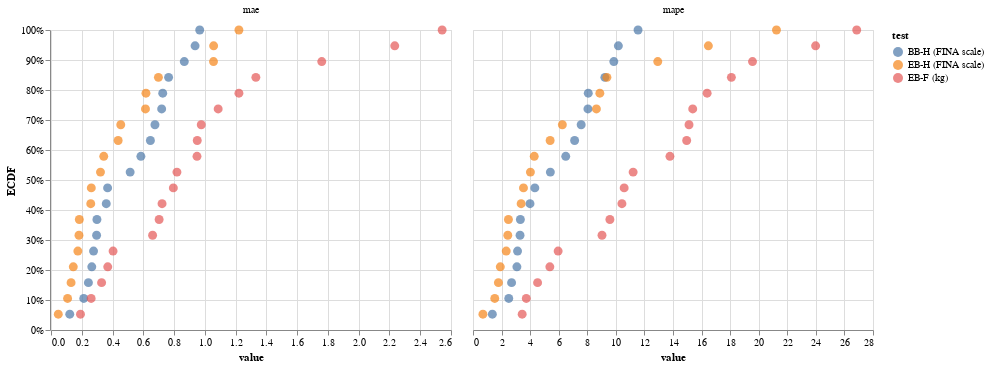

The notebook cell this image was saved under:
### Code cell
alt.Chart().mark_circle(size=80).encode(
    alt.X("value"),
    alt.Y("ECDF", axis=alt.Axis(format="%")),
    alt.Color("test", sort=test_cols_order),
).facet(data=ecdf, column=alt.Column("variable", title=None)).resolve_scale(
    x="independent"
)

### Figure 1 — Vega-Lite specification as saved in the notebook (floating-point values rounded to 4 significant figures)
{"$schema": "https://vega.github.io/schema/vega-lite/v2.6.0.json", "config": {"view": {"height": 300, "width": 400}}, "data": {"name": "data-66be02fa6e31d41daba305e402c51c97"}, "datasets": {"data-66be02fa6e31d41daba305e402c51c97": [{"ECDF": 0.05263, "test": "BB-H (FINA scale)", "value": 0.1219, "variable": "mae"}, {"ECDF": 0.1579, "test": "BB-H (FINA scale)", "value": 0.243, "variable": "mae"}, {"ECDF": 0.4211, "test": "BB-H (FINA scale)", "value": 0.3591, "variable": "mae"}, {"ECDF": 0.3158, "test": "BB-H (FINA scale)", "value": 0.2964, "variable": "mae"}, {"ECDF": 0.7368, "test": "BB-H (FINA scale)", "value": 0.7194, "variable": "mae"}, {"ECDF": 0.2632, "test": "BB-H (FINA scale)", "value": 0.2766, "variable": "mae"}, {"ECDF": 0.8947, "test": "BB-H (FINA scale)", "value": 0.8664, "variable": "mae"}, {"ECDF": 0.5789, "test": "BB-H (FINA scale)", "value": 0.5843, "variable": "mae"}, {"ECDF": 0.1053, "test": "BB-H (FINA scale)", "value": 0.2129, "variable": "mae"}, {"ECDF": 0.9474, "test": "BB-H (FINA scale)", "value": 0.9365, "variable": "mae"}, {"ECDF": 0.8421, "test": "BB-H (FINA scale)", "value": 0.7643, "variable": "mae"}, {"ECDF": 0.6316, "test": "BB-H (FINA scale)", "value": 0.6461, "variable": "mae"}, {"ECDF": 0.6842, "test": "BB-H (FINA scale)", "value": 0.6757, "variable": "mae"}, {"ECDF": 0.5263, "test": "BB-H (FINA scale)", "value": 0.5145, "variable": "mae"}, {"ECDF": 0.4737, "test": "BB-H (FINA scale)", "value": 0.3678, "variable": "mae"}, {"ECDF": 0.3684, "test": "BB-H (FINA scale)", "value": 0.2984, "variable": "mae"}, {"ECDF": 0.2105, "test": "BB-H (FINA scale)", "value": 0.2651, "variable": "mae"}, {"ECDF": 0.7895, "test": "BB-H (FINA scale)", "value": 0.7262, "variable": "mae"}, {"ECDF": 1, "test": "BB-H (FINA scale)", "value": 0.9667, "variable": "mae"}, {"ECDF": 0.1579, "test": "EB-H (FINA scale)", "value": 0.1305, "variable": "mae"}, {"ECDF": 0.3684, "test": "EB-H (FINA scale)", "value": 0.1841, "variable": "mae"}, {"ECDF": 0.4211, "test": "EB-H (FINA scale)", "value": 0.2583, "variable": "mae"}, {"ECDF": 0.5263, "test": "EB-H (FINA scale)", "value": 0.3216, "variable": "mae"}, {"ECDF": 0.6316, "test": "EB-H (FINA scale)", "value": 0.4365, "variable": "mae"}, {"ECDF": 0.4737, "test": "EB-H (FINA scale)", "value": 0.262, "variable": "mae"}, {"ECDF": 0.2632, "test": "EB-H (FINA scale)", "value": 0.1745, "variable": "mae"}, {"ECDF": 1, "test": "EB-H (FINA scale)", "value": 1.221, "variable": "mae"}, {"ECDF": 0.7368, "test": "EB-H (FINA scale)", "value": 0.6141, "variable": "mae"}, {"ECDF": 0.6842, "test": "EB-H (FINA scale)", "value": 0.4534, "variable": "mae"}, {"ECDF": 0.7895, "test": "EB-H (FINA scale)", "value": 0.6171, "variable": "mae"}, {"ECDF": 0.8421, "test": "EB-H (FINA scale)", "value": 0.6982, "variable": "mae"}, {"ECDF": 0.2105, "test": "EB-H (FINA scale)", "value": 0.1449, "variable": "mae"}, {"ECDF": 0.5789, "test": "EB-H (FINA scale)", "value": 0.3429, "variable": "mae"}, {"ECDF": 0.05263, "test": "EB-H (FINA scale)", "value": 0.04743, "variable": "mae"}, {"ECDF": 0.3158, "test": "EB-H (FINA scale)", "value": 0.1818, "variable": "mae"}, {"ECDF": 0.9474, "test": "EB-H (FINA scale)", "value": 1.057, "variable": "mae"}, {"ECDF": 0.1053, "test": "EB-H (FINA scale)", "value": 0.1078, "variable": "mae"}, {"ECDF": 0.8947, "test": "EB-H (FINA scale)", "value": 1.056, "variable": "mae"}, {"ECDF": 0.5263, "test": "EB-F (kg)", "value": 0.8186, "variable": "mae"}, {"ECDF": 0.5789, "test": "EB-F (kg)", "value": 0.9489, "variable": "mae"}, {"ECDF": 0.2105, "test": "EB-F (kg)", "value": 0.3688, "variable": "mae"}, {"ECDF": 0.1579, "test": "EB-F (kg)", "value": 0.3288, "variable": "mae"}, {"ECDF": 0.2632, "test": "EB-F (kg)", "value": 0.4034, "variable": "mae"}, {"ECDF": 0.7895, "test": "EB-F (kg)", "value": 1.222, "variable": "mae"}, {"ECDF": 0.4737, "test": "EB-F (kg)", "value": 0.7952, "variable": "mae"}, {"ECDF": 1, "test": "EB-F (kg)", "value": 2.542, "variable": "mae"}, {"ECDF": 0.6842, "test": "EB-F (kg)", "value": 0.9767, "variable": "mae"}, {"ECDF": 0.4211, "test": "EB-F (kg)", "value": 0.7218, "variable": "mae"}, {"ECDF": 0.8421, "test": "EB-F (kg)", "value": 1.332, "variable": "mae"}, {"ECDF": 0.7368, "test": "EB-F (kg)", "value": 1.087, "variable": "mae"}, {"ECDF": 0.9474, "test": "EB-F (kg)", "value": 2.234, "variable": "mae"}, {"ECDF": 0.3684, "test": "EB-F (kg)", "value": 0.7028, "variable": "mae"}, {"ECDF": 0.05263, "test": "EB-F (kg)", "value": 0.1916, "variable": "mae"}, {"ECDF": 0.8947, "test": "EB-F (kg)", "value": 1.76, "variable": "mae"}, {"ECDF": 0.1053, "test": "EB-F (kg)", "value": 0.261, "variable": "mae"}, {"ECDF": 0.6316, "test": "EB-F (kg)", "value": 0.9506, "variable": "mae"}, {"ECDF": 0.3158, "test": "EB-F (kg)", "value": 0.6604, "variable": "mae"}, {"ECDF": 0.05263, "test": "BB-H (FINA scale)", "value": 1.355, "variable": "mape"}, {"ECDF": 0.1579, "test": "BB-H (FINA scale)", "value": 2.7, "variable": "mape"}, {"ECDF": 0.4211, "test": "BB-H (FINA scale)", "value": 3.99, "variable": "mape"}, {"ECDF": 0.3158, "test": "BB-H (FINA scale)", "value": 3.293, "variable": "mape"}, {"ECDF": 0.6842, "test": "BB-H (FINA scale)", "value": 7.572, "variable": "mape"}, {"ECDF": 0.2105, "test": "BB-H (FINA scale)", "value": 3.073, "variable": "mape"}, {"ECDF": 1, "test": "BB-H (FINA scale)", "value": 11.55, "variable": "mape"}, {"ECDF": 0.5789, "test": "BB-H (FINA scale)", "value": 6.492, "variable": "mape"}, {"ECDF": 0.1053, "test": "BB-H (FINA scale)", "value": 2.504, "variable": "mape"}, {"ECDF": 0.8947, "test": "BB-H (FINA scale)", "value": 9.858, "variable": "mape"}, {"ECDF": 0.7368, "test": "BB-H (FINA scale)", "value": 8.046, "variable": "mape"}, {"ECDF": 0.8421, "test": "BB-H (FINA scale)", "value": 9.231, "variable": "mape"}, {"ECDF": 0.6316, "test": "BB-H (FINA scale)", "value": 7.113, "variable": "mape"}, {"ECDF": 0.5263, "test": "BB-H (FINA scale)", "value": 5.416, "variable": "mape"}, {"ECDF": 0.4737, "test": "BB-H (FINA scale)", "value": 4.328, "variable": "mape"}, {"ECDF": 0.3684, "test": "BB-H (FINA scale)", "value": 3.316, "variable": "mape"}, {"ECDF": 0.2632, "test": "BB-H (FINA scale)", "value": 3.119, "variable": "mape"}, {"ECDF": 0.7895, "test": "BB-H (FINA scale)", "value": 8.069, "variable": "mape"}, {"ECDF": 0.9474, "test": "BB-H (FINA scale)", "value": 10.18, "variable": "mape"}, {"ECDF": 0.1579, "test": "EB-H (FINA scale)", "value": 1.78, "variable": "mape"}, {"ECDF": 0.2632, "test": "EB-H (FINA scale)", "value": 2.325, "variable": "mape"}, {"ECDF": 0.4211, "test": "EB-H (FINA scale)", "value": 3.369, "variable": "mape"}, {"ECDF": 0.5263, "test": "EB-H (FINA scale)", "value": 4.02, "variable": "mape"}, {"ECDF": 0.6316, "test": "EB-H (FINA scale)", "value": 5.4, "variable": "mape"}, {"ECDF": 0.4737, "test": "EB-H (FINA scale)", "value": 3.532, "variable": "mape"}, {"ECDF": 0.3158, "test": "EB-H (FINA scale)", "value": 2.436, "variable": "mape"}, {"ECDF": 1, "test": "EB-H (FINA scale)", "value": 21.24, "variable": "mape"}, {"ECDF": 0.7895, "test": "EB-H (FINA scale)", "value": 8.879, "variable": "mape"}, {"ECDF": 0.6842, "test": "EB-H (FINA scale)", "value": 6.254, "variable": "mape"}, {"ECDF": 0.8421, "test": "EB-H (FINA scale)", "value": 9.374, "variable": "mape"}, {"ECDF": 0.7368, "test": "EB-H (FINA scale)", "value": 8.638, "variable": "mape"}, {"ECDF": 0.2105, "test": "EB-H (FINA scale)", "value": 1.911, "variable": "mape"}, {"ECDF": 0.5789, "test": "EB-H (FINA scale)", "value": 4.286, "variable": "mape"}, {"ECDF": 0.05263, "test": "EB-H (FINA scale)", "value": 0.6941, "variable": "mape"}, {"ECDF": 0.3684, "test": "EB-H (FINA scale)", "value": 2.48, "variable": "mape"}, {"ECDF": 0.9474, "test": "EB-H (FINA scale)", "value": 16.48, "variable": "mape"}, {"ECDF": 0.1053, "test": "EB-H (FINA scale)", "value": 1.523, "variable": "mape"}, {"ECDF": 0.8947, "test": "EB-H (FINA scale)", "value": 12.93, "variable": "mape"}, {"ECDF": 0.5263, "test": "EB-F (kg)", "value": 11.21, "variable": "mape"}, {"ECDF": 0.7895, "test": "EB-F (kg)", "value": 16.39, "variable": "mape"}, {"ECDF": 0.1579, "test": "EB-F (kg)", "value": 4.521, "variable": "mape"}, {"ECDF": 0.2105, "test": "EB-F (kg)", "value": 5.379, "variable": "mape"}, {"ECDF": 0.2632, "test": "EB-F (kg)", "value": 5.959, "variable": "mape"}, {"ECDF": 0.6842, "test": "EB-F (kg)", "value": 15.12, "variable": "mape"}, {"ECDF": 0.4211, "test": "EB-F (kg)", "value": 10.42, "variable": "mape"}, {"ECDF": 1, "test": "EB-F (kg)", "value": 26.86, "variable": "mape"}, {"ECDF": 0.5789, "test": "EB-F (kg)", "value": 13.79, "variable": "mape"}, {"ECDF": 0.3684, "test": "EB-F (kg)", "value": 9.583, "variable": "mape"}, {"ECDF": 0.6316, "test": "EB-F (kg)", "value": 14.96, "variable": "mape"}, {"ECDF": 0.7368, "test": "EB-F (kg)", "value": 15.38, "variable": "mape"}, {"ECDF": 0.9474, "test": "EB-F (kg)", "value": 23.98, "variable": "mape"}, {"ECDF": 0.3158, "test": "EB-F (kg)", "value": 9.03, "variable": "mape"}, {"ECDF": 0.05263, "test": "EB-F (kg)", "value": 3.442, "variable": "mape"}, {"ECDF": 0.8947, "test": "EB-F (kg)", "value": 19.57, "variable": "mape"}, {"ECDF": 0.1053, "test": "EB-F (kg)", "value": 3.731, "variable": "mape"}, {"ECDF": 0.8421, "test": "EB-F (kg)", "value": 18.09, "variable": "mape"}, {"ECDF": 0.4737, "test": "EB-F (kg)", "value": 10.58, "variable": "mape"}]}, "facet": {"column": {"field": "variable", "title": null, "type": "nominal"}}, "resolve": {"scale": {"color": "shared", "x": "independent", "y": "shared"}}, "spec": {"encoding": {"color": {"field": "test", "sort": ["BB-H (FINA scale)", "EB-H (FINA scale)", "EB-F (kg)"], "type": "nominal"}, "x": {"field": "value", "type": "quantitative"}, "y": {"axis": {"format": "%"}, "field": "ECDF", "type": "quantitative"}}, "mark": {"size": 80, "type": "circle"}}}
